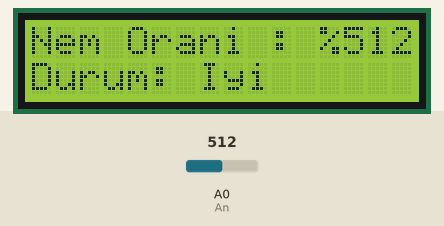
Simulated run of this sketch. Board: Arduino Uno, built with avr-gcc and run on an emulated ATmega328P. Shown: 16×2 character LCD. The test bench sets the inputs (shaded band); at power-on: A0 (An) = 512.

Above: at 1.2 s.
1.3 s: A0 (An) set to 55
At 2.8 s:
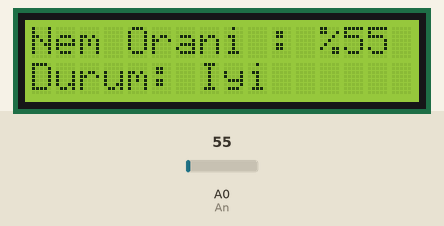
7.3 s: A0 (An) set to 48
At 9.4 s:
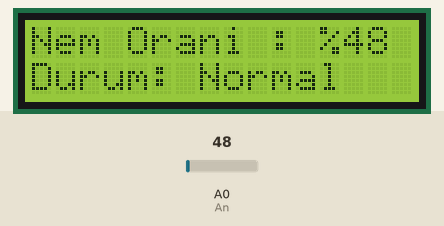
13.3 s: A0 (An) set to 21
At 14.8 s:
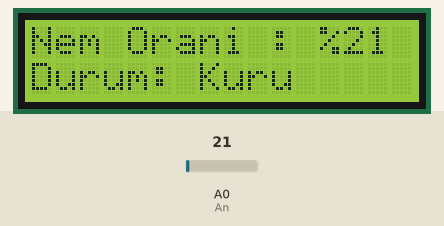
Timing chart, 0 to 16.3 s (numbered marks = the images above; inputs shaded):
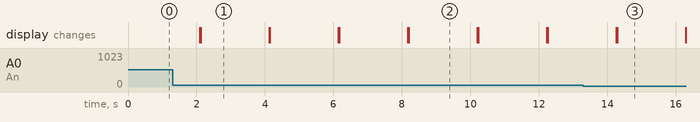

Measured:
- the behaviour switches between 51 and 50 on A0 (An) (found by bisection; images 1 and 2)
- after the input at 1.3 s, the display: first differs from a run without the input after 0.82 s (image 1)
- after the input at 7.3 s, the display: first differs from a run without the input after 0.90 s (image 2)
- after the input at 13.3 s, the display: first differs from a run without the input after 0.99 s (image 3)
- what the display in image 1 shows lasts 2.0 s, from 2.1 s to 4.1 s

The sketch:

water_sensor.ino
```cpp
#include <LiquidCrystal_I2C.h>
#include <Wire.h>

#define An A0
int nem = 0;

LiquidCrystal_I2C lcd(0x3F,16,2);

void setup() {
  Serial.begin(9600);
  lcd.init();
  lcd.backlight();
}

void loop() {
  nem = analogRead(An);
  home();
  lcd.print("Nem Orani : %");
  lcd.print(nem);
  lcd.setCursor(0,1);
  if(nem > 50){
    lcd.print("Durum: Iyi");
  }
  else if(nem > 30){
    lcd.print("Durum: Normal");
  }
  else if(nem < 31){
    lcd.print("Durum: Kuru");
  }
  else{
    lcd.print("Veri Okunamiyor");
  }
  delay(2000);
  lcd.clear();
}

void home(){
  lcd.setCursor(0,0);
}
```
